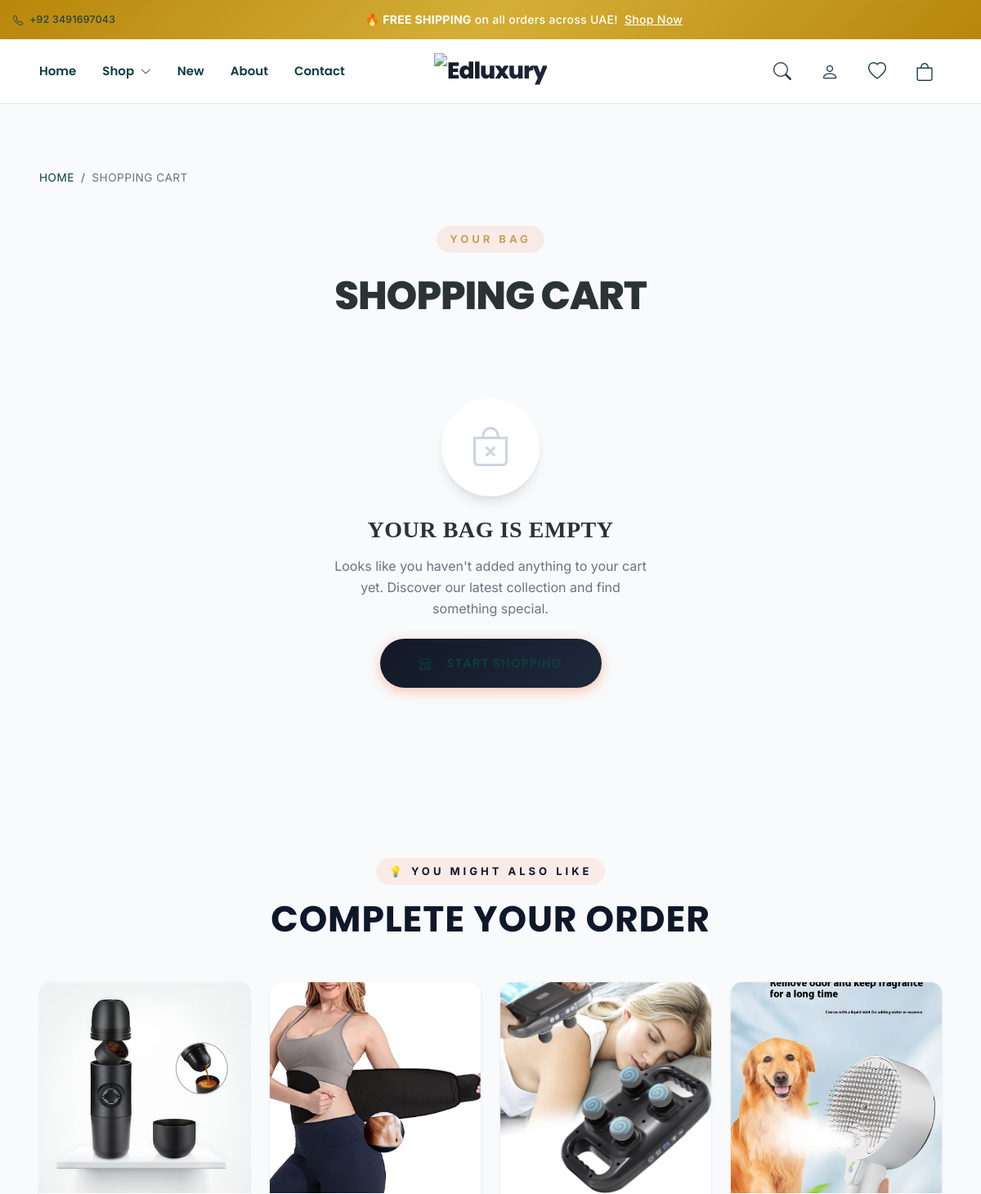
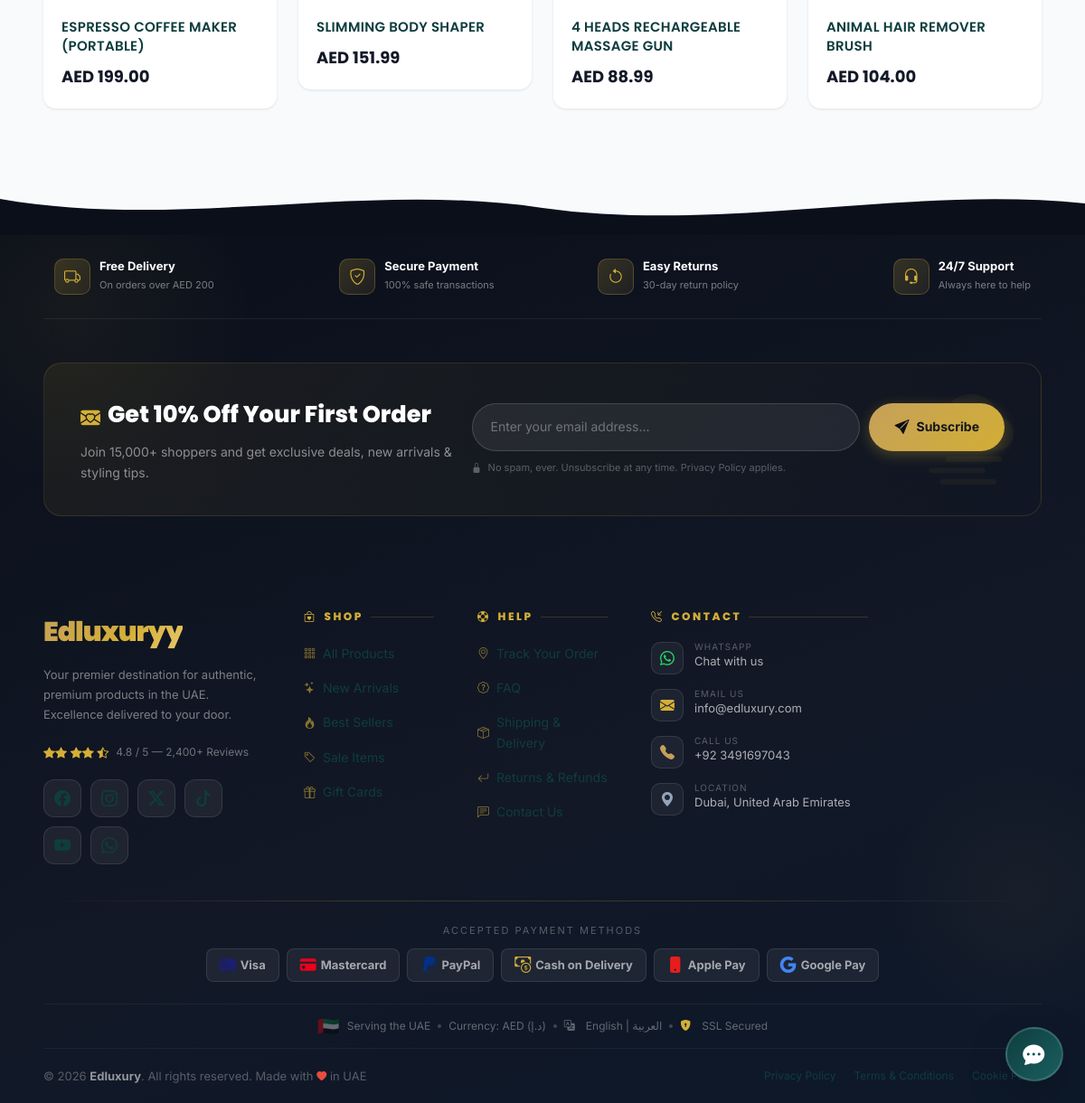
The app's page /cart.php with its own data (2 pictures, top to bottom).
### tables this page shows
CREATE TABLE `product_images` (
  `id` int(11) UNSIGNED NOT NULL,
  `product_id` int(11) UNSIGNED NOT NULL,
  `image_path` varchar(255) NOT NULL,
  `alt_text` varchar(200) DEFAULT NULL,
  `sort_order` int(11) DEFAULT 0,
  `is_primary` tinyint(1) DEFAULT 0,
  `created_at` timestamp NOT NULL DEFAULT current_timestamp()
);

CREATE TABLE `products` (
  `id` int(11) UNSIGNED NOT NULL,
  `category_id` int(11) UNSIGNED DEFAULT NULL,
  `name` varchar(200) NOT NULL,
  `name_ar` varchar(300) DEFAULT NULL,
  `slug` varchar(200) NOT NULL,
  `sku` varchar(50) DEFAULT NULL,
  `barcode` varchar(50) DEFAULT NULL,
  `description` text DEFAULT NULL,
  `short_description` varchar(500) DEFAULT NULL,
  `price` decimal(10,2) NOT NULL,
  `compare_price` decimal(10,2) DEFAULT NULL,
  `cost_price` decimal(10,2) DEFAULT NULL,
  `stock_quantity` int(11) DEFAULT 0,
  `low_stock_threshold` int(11) DEFAULT 5,
  `weight` decimal(8,2) DEFAULT NULL,
  `dimensions` varchar(100) DEFAULT NULL,
  `badge` enum('none','new','hot','sale','limited') DEFAULT 'none',
  `featured` tinyint(1) DEFAULT 0,
  `is_winning` tinyint(1) DEFAULT 0,
  `meta_title` varchar(200) DEFAULT NULL,
  `meta_description` text DEFAULT NULL,
  `status` enum('active','inactive','draft') DEFAULT 'active',
  `created_at` timestamp NOT NULL DEFAULT current_timestamp(),
  `updated_at` timestamp NOT NULL DEFAULT current_timestamp() ON UPDATE current_timestamp(),
  `video_url` varchar(500) DEFAULT NULL,
  `countdown_end` datetime DEFAULT NULL,
  `show_countdown` tinyint(1) DEFAULT 0,
  `highlights` text DEFAULT NULL,
  `show_stock_bar` tinyint(1) DEFAULT 0,
  `custom_buy_button` varchar(100) DEFAULT NULL
);

### includes/Helpers.php (called while the page is built, shortened)
<?php
class Helpers
{
    public static function formatPrice($price)
    {
        return 'AED ' . number_format($price, 2);
    }
    public static function url($path = '')
    {
        return SITE_URL . '/' . ltrim($path, '/');
    }
    public static function upload($path)
    {
        return UPLOADS_URL . '/' . ltrim($path, '/');
    }
}

### includes/Database.php (called while the page is built, shortened)
<?php
class Database
{
    private static $instance = null;
    private $connection;
    private function __construct()
    {
        try {
            $dsn = "mysql:host=" . DB_HOST . ";dbname=" . DB_NAME . ";charset=" . DB_CHARSET;
            $options = [
                PDO::ATTR_ERRMODE => PDO::ERRMODE_EXCEPTION,
                PDO::ATTR_DEFAULT_FETCH_MODE => PDO::FETCH_ASSOC,
                PDO::ATTR_EMULATE_PREPARES => false,
                PDO::MYSQL_ATTR_INIT_COMMAND => "SET NAMES " . DB_CHARSET
            ];
            $this->connection = new PDO($dsn, DB_USER, DB_PASS, $options);
        } catch (PDOException $e) {
            die("Database connection failed: " . $e->getMessage());
        }
    }
    public static function getInstance()
    {
        if (self::$instance === null) {
            self::$instance = new self();
        }
        return self::$instance;
    }
    public function query($sql, $params = [])
    {
        try {
            $stmt = $this->connection->prepare($sql);
            $stmt->execute($params);
            return $stmt;
        } catch (PDOException $e) {
            error_log("Database query error: " . $e->getMessage());
            throw $e;
        }
    }
    public function fetchAll($sql, $params = [])
    {
        $stmt = $this->query($sql, $params);
        return $stmt->fetchAll();
    }
}

### includes/Security.php (called while the page is built, shortened)
<?php
class Security
{
    public static function escape($string)
    {
        return htmlspecialchars($string, ENT_QUOTES, 'UTF-8');
    }
}

### cart.php (the view, shortened to what this page needs)
<?php
require_once 'includes/header.php';
$cart = Cart::getInstance();
$cartSummary = $cart->getSummary();
$db = Database::getInstance();
$suggestedProducts = $db->fetchAll("SELECT p.*, pi.image_path
    FROM products p
    LEFT JOIN product_images pi ON p.id = pi.product_id AND pi.is_primary = 1
    WHERE p.status = 'active' AND p.featured = 1
    ORDER BY RAND()
    LIMIT 4");
?>
<section class="sh-section" style="background: var(--sh-gray-50);">
    <div class="container-fluid px-3 px-md-4 px-lg-5">
        <nav aria-label="breadcrumb" class="mb-5" data-aos="fade-up">
            <ol class="breadcrumb mb-0" style="font-size: 13px; letter-spacing: 0.5px; text-transform: uppercase;">
                <li class="breadcrumb-item"><a href="<?php echo Helpers::url(); ?>"
                        class="text-muted text-decoration-none">Home</a></li>
                <li class="breadcrumb-item active" aria-current="page" style="color: var(--sh-accent);">Shopping Cart
                </li>
            </ol>
        </nav>
        <div class="text-center mb-5" data-aos="fade-up">
            <span class="sh-section-subtitle" style="color: var(--sh-accent); letter-spacing: 4px;">YOUR BAG</span>
            <h1 class="sh-heading-1 mt-2" style="font-weight: 800; text-transform: uppercase; letter-spacing: -1px;">
                Shopping Cart</h1>
        </div>
        <?php if (empty($cartSummary['items'])): ?>
            <div class="text-center py-5" data-aos="fade-up">
                <div class="mb-4">
                    <div class="d-inline-flex align-items-center justify-content-center rounded-circle"
                        style="width: 120px; height: 120px; background: white; box-shadow: var(--sh-shadow-lg);">
                        <i class="bi bi-bag-x" style="font-size: 3rem; color: var(--sh-gray-300);"></i>
                    </div>
                </div>
                <h3 class="fw-bold mb-3">Your bag is empty</h3>
                <p class="text-muted mb-4 mx-auto" style="max-width: 400px;">Looks like you haven't added anything to your
                    cart yet. Discover our latest collection and find something special.</p>
                <a href="<?php echo Helpers::url('products.php'); ?>" class="sh-btn sh-btn-primary sh-btn-lg px-5">
                    <i class="bi bi-shop me-2"></i> Start Shopping
                </a>
            </div>
        <?php endif; ?>
    </div>
</section>
<?php if (!empty($suggestedProducts)): ?>
    <section class="sh-section" style="background: var(--sh-gray-50);">
        <div class="container-fluid px-3 px-md-4 px-lg-5">
            <div class="sh-section-header" data-aos="fade-up">
                <span class="sh-section-subtitle">💡 You Might Also Like</span>
                <h2 class="sh-section-title">Complete Your Order</h2>
            </div>
            <div class="row g-3 g-md-4">
                <?php foreach ($suggestedProducts as $product): ?>
                    <div class="col-6 col-md-3" data-aos="fade-up">
                        <div class="sh-product-card">
                            <div class="sh-product-media">
                                <a href="<?php echo Helpers::url('product.php?slug=' . $product['slug']); ?>">
                                    <img src="<?php echo $product['image_path'] ? Helpers::upload($product['image_path']) : Helpers::asset('images/placeholder-product.jpg'); ?>"
                                        alt="<?php echo Security::escape($product['name']); ?>">
                                </a>
                            </div>
                            <div class="sh-product-info">
                                <h3 class="sh-product-title">
                                    <a href="<?php echo Helpers::url('product.php?slug=' . $product['slug']); ?>">
                                        <?php echo Security::escape($product['name']); ?>
                                    </a>
                                </h3>
                                <div class="sh-product-price">
                                    <span class="sh-price-current"><?php echo Helpers::formatPrice($product['price']); ?></span>
                                </div>
                            </div>
                        </div>
                    </div>
                <?php endforeach; ?>
            </div>
        </div>
    </section>
<?php endif; ?>
<?php require_once 'includes/footer.php'; ?>

### records on screen
product_images: image_path (picture), product.name "ESPRESSO COFFEE MAKER (PORTABLE)", product.price "AED 199.00"
product_images: image_path (picture), product.name "SLIMMING BODY SHAPER", product.price "AED 151.99"
product_images: image_path (picture), product.name "4 HEADS RECHARGEABLE MASSAGE GUN", product.price "AED 88.99"
product_images: image_path (picture), product.name "ANIMAL HAIR REMOVER BRUSH", product.price "AED 104.00"

### other values on screen
$theme->get('contact_phone', '+971 50 000 0000') "+92 3491697043"
$theme->get('contact_email', 'info@edluxury.ae') "info@edluxury.com"
